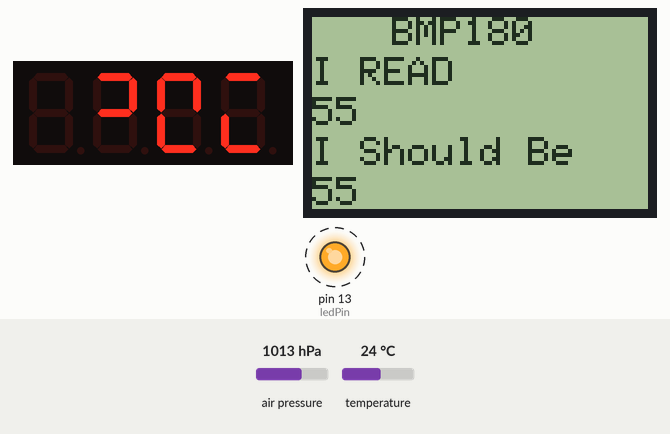
This sketch was run on a simulated Arduino Pro Mini, built with avr-gcc and run on an emulated ATmega328P. On the bench: 4-digit seven-segment display, 84×48 one-colour display, output pins drawn as LEDs (lit = HIGH). Wiring (inferred from the names in the program): HT16K33 LED driver at I2C address 0x70; BMP180 pressure sensor at I2C address 0x77. Dashed ring = blinking. The test bench sets the inputs (shaded band); at power-on: air pressure 1013 hPa, temperature 24 °C. What the sketch prints to the serial monitor is not drawn.

Above: at 2.2 s.
3.3 s: air pressure set to 952 hPa
At 4.6 s:
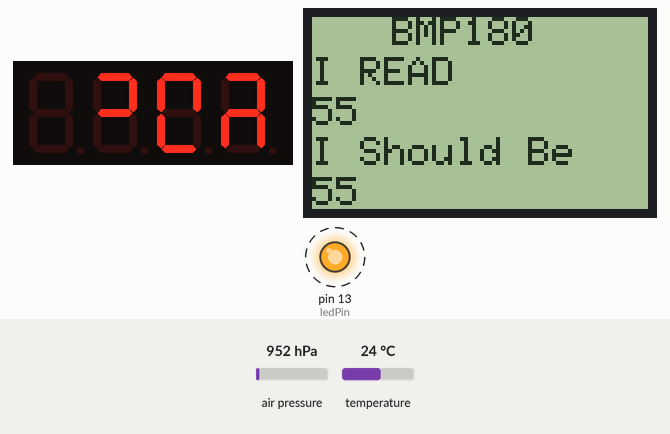
6.3 s: temperature set to 12 °C
At 6.9 s:
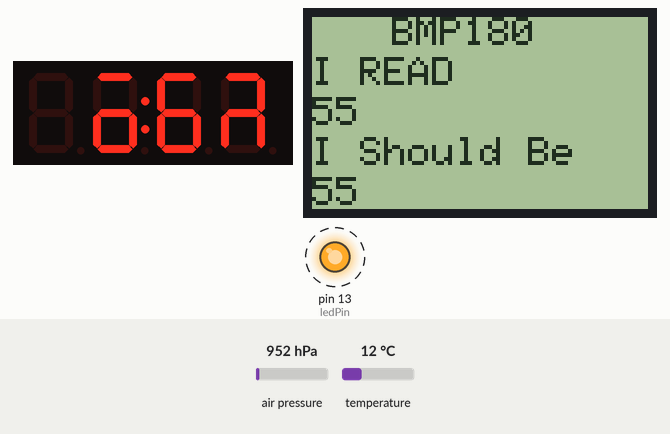
9.3 s: air pressure set to 1000 hPa
At 11.2 s:
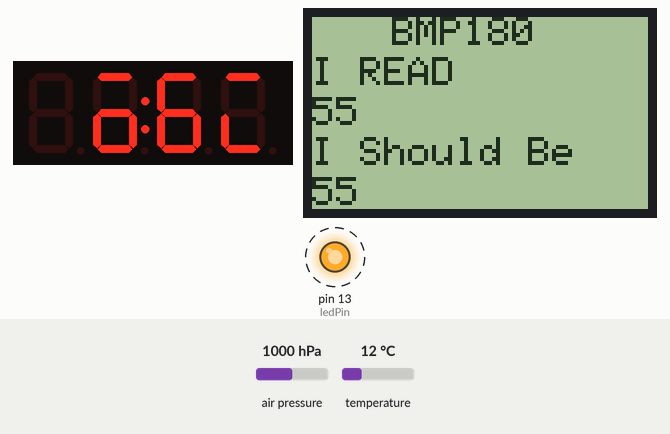
12.3 s: temperature set to 19 °C
At 15.2 s:
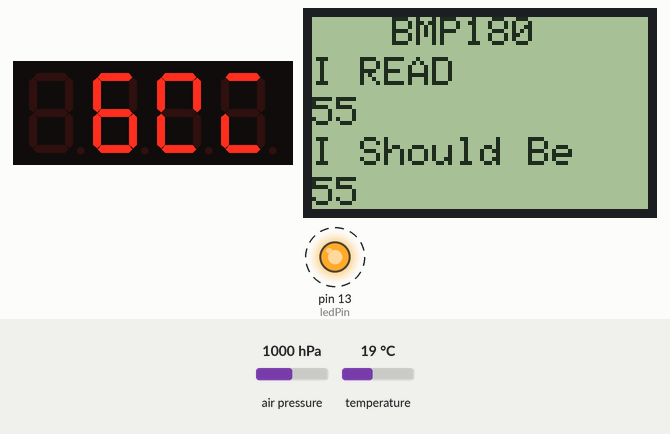
15.3 s: air pressure set to 975 hPa
At 16.7 s:
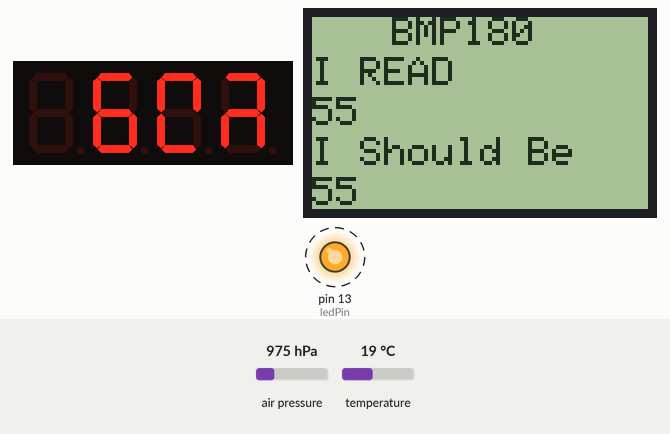
18.3 s: temperature set to 28 °C
At 18.8 s:
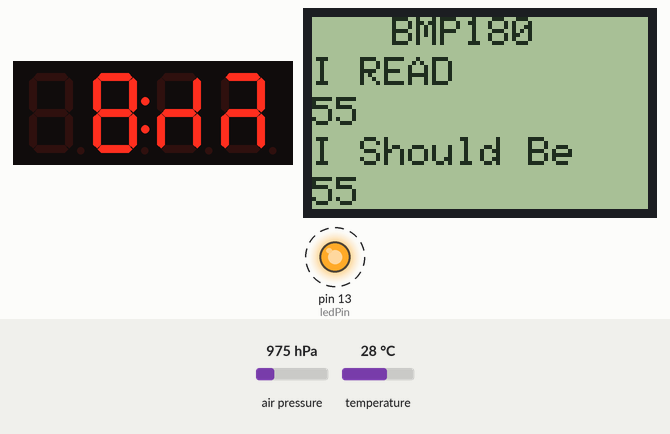
Timing chart, 0 to 22.3 s (numbered marks = the images above; inputs shaded):
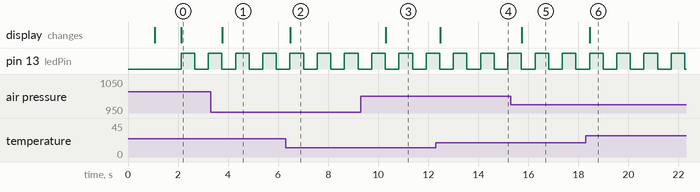

Measured:
- after the input at 3.3 s, the display: changes after 0.47 s (image 1)
- after the input at 6.3 s, the display: changes after 0.19 s (image 2)
- after the input at 9.3 s, the display: changes after 1.0 s (image 3)
- after the input at 12.3 s, the display: changes after 0.17 s (image 4)
- after the input at 15.3 s, the display: changes after 0.44 s (image 5)
- after the input at 18.3 s, the display: changes after 0.16 s (image 6)
- by itself, pin 13 (ledPin): alternates HIGH for 0.54 s and LOW for 0.54 s

The sketch:

BMP180.ino
```cpp
// (licence header left out)
#include "Wire.h"
#include "SPI.h"
#include <Adafruit_GFX.h>
#include <Adafruit_PCD8544.h>

// Using NOKIA 5110 monochrome 84 x 48 pixel display
// pin 9 - Serial clock out (SCLK)
// pin 8 - Serial data out (DIN)
// pin 7 - Data/Command select (D/C)
// pin 5 - LCD chip select (CS)
// pin 6 - LCD reset (RST)
Adafruit_PCD8544 display = Adafruit_PCD8544(9, 8, 7, 5, 6);

#define BMP180_ADDRESS          0x77  // I2C address of BMP180
#define BMP180_WHO_AM_I         0xD0  // WHO_AM_I id of BMP180, should return 0x55
#define BMP180_RESET            0xE0
#define BMP180_CONTROL          0xF4
#define BMP180_OUT_MSB          0xF6
#define BMP180_OUT_LSB          0xF7
#define BMP180_OUT_XLSB         0xF8

#define HT16K33_ADDRESS         0x70
#define HT16K33_ON              0x21  // Commands
#define HT16K33_STANDBY         0x20
#define HT16K33_DISPLAYON       0x81
#define HT16K33_DISPLAYOFF      0x80
#define HT16K33_BLINKON         0x85 // Blink is off (00), 2 Hz (01), 1 Hz (10), or 0.5 Hz (11) for bits (21)
#define HT16K33_BLINKOFF        0x81
#define HT16K33_DIM             0xE0 | 0x08  // Set brihtness from 1/16 (0x00) to 16/16 (0xFF)

// Arrangement for display 1 (4 digit bubble display)
//
//               a = A0
//             _________
//            |         |
//   f = A2   |  g = A4 | b = A1
//            |_________|
//            |         |
//   e = A5   |         | c = A6
//            |_________|
//               d = A3        DP = A7


static const byte numberTable[] =
{
  0x6F, // 0 = 0
  0x42, // 1 = 1, etc
  0x3B, // 2
  0x5B, // 3
  0x56, // 4
  0x5D, // 5
  0x7D, // 6
  0x43, // 7
  0x7F, // 8
  0x57, // 9
  0x80, // decimal point
  0x00, // blank
  0x10, // minus sign
};

#define display1 1
#define display2 2
#define display3 3
#define display4 4

enum OSS {  // BMP-085 sampling rate
  OSS_0 = 0,  // 4.5 ms conversion time
  OSS_1,      // 7.5
  OSS_2,      // 13.5
  OSS_3       // 25.5
};

// Specify sensor parameters
uint8_t OSS = OSS_3;           // maximum pressure resolution

// These are constants used to calulate the temperature and pressure from the BMP-085 sensor
int16_t ac1, ac2, ac3, b1, b2, mb, mc, md, b5;
uint16_t ac4, ac5, ac6;
float temperature, pressure, temppress, altitude;
uint32_t delt_t, count, tempcount;

// Pin definitions
int intPin = 12;  // These can be changed, 2 and 3 are the Arduinos ext int pins
int ledPin = 13;  // These can be changed, 2 and 3 are the Arduinos ext int pins

void setup()
{
  Wire.begin();
//  TWBR = 12;  // 400 kbit/sec I2C speed
  Serial.begin(38400);

  // Set up the interrupt pin, its set as active high, push-pull
  pinMode(intPin, INPUT);
  digitalWrite(intPin, LOW);
  pinMode(ledPin, OUTPUT);
  digitalWrite(ledPin, LOW);

  initHT16K33();          // initialize bubble display
  clearDsplay(display1);  // clear bubble display1
  clearDsplay(display2);  // clear bubble display2
  clearDsplay(display3);  // clear bubble display1
  clearDsplay(display4);  // clear bubble display2

  display.begin(); // Initialize the display
  display.setContrast(55); // Set the contrast
  display.setRotation(0); //  0 or 2) width = width, 1 or 3) width = height, swapped etc.

// Start device display with ID of sensor
  display.clearDisplay();
  display.setTextSize(2);
  display.setCursor(10,0); display.print("GY-80");
  display.setTextSize(1);
  display.setCursor(0, 20); display.print("10 DOF 10-bit");
  display.setCursor(0, 30); display.print("sensor fusion");
  display.setCursor(20,40); display.print("AHRS");
  display.display();
  delay(1000);

// Set up for data display
  display.setTextSize(1); // Set text size to normal, 2 is twice normal etc.
  display.setTextColor(BLACK); // Set pixel color; 1 on the monochrome screen

  // Read the WHO_AM_I register of the BMP-180, this is a good test of communication
  uint8_t c = readByte(BMP180_ADDRESS, BMP180_WHO_AM_I);  // Read WHO_AM_I register A for BMP-180
  display.clearDisplay();   // clears the screen and buffer
  display.setCursor(20,0);  display.print("BMP180");
  display.setCursor(0,10);  display.print("I READ");
  display.setCursor( 0,20); display.print(c, HEX);
  display.setCursor(0,30);  display.print("I Should Be");
  display.setCursor(0,40);  display.print(0x55, HEX);
  display.display();
  delay(1000);

  if (c = 0x55) // WHO_AM_I must be 0x55 (BMP-180 id) to proceed
  {
    Serial.println("BMP180 is online...");
 // Initialize devices for active mode read of pressure and temperature
    BMP180Calibration();
    Serial.println("BMP-180 calibration completed....");
  }
  else
  {
  display.clearDisplay();
  display.setCursor(0, 20); display.print("No Connection");
  display.setCursor(20, 40); display.print("to BMP-180!");
  display.display();
  while(1) ; // Loop forever if communication doesn't happen
  }
}

void loop()
{
    // Average over the display duty cycle to get the best pressure and altitude resolution
    temperature = (float)BMP180GetTemperature()/10.;  // Get temperature from BMP-180 in degrees C
    temppress += (float)BMP180GetPressure();          // Get pressure from BMP-180 in Pa
    tempcount++;

    // Serial print and/or display at 0.5 s rate independent of data rates
    delt_t = millis() - count;
    if (delt_t > 500) { // update LCD once per half-second independent of read rate

    digitalWrite(ledPin, !digitalRead(ledPin));

    pressure = temppress/tempcount;  // use average pressure for reading to get ultra-high resolution
    temperature = temperature*9./5. + 32.;                          // convert to Fahrenheit
    altitude = 44330.*( 1. - pow((pressure/101325.0), (1./5.255))); // Calculate altitude in meters

    writeFloat(display1, temperature, 1);             // display temperature in degrees Fahrenheit to bubble display
    writeFloat(display2, pressure/1000, 2);           // display pressure in mPa to bubble display
    writeFloat(display3, altitude, 1);                // display altitude in meters to bubble display
    writeFloat(display4, altitude*3.281, 1);          // display altitude in feet to bubble display

    Serial.print("Temperature is "); Serial.print(temperature, 2); Serial.println(" C");
    Serial.print("Pressure is "); Serial.print(pressure, 2); Serial.println(" Pa");
    Serial.print("Altitude is "); Serial.print(altitude, 2); Serial.println(" m");
    Serial.print("Altitude is "); Serial.print(altitude*3.281, 2); Serial.println(" ft");
    Serial.println("");
 //   Serial.print(temperature); Serial.print(","); Serial.print(pressure); Serial.print(","); Serial.println(altitude);

    count = millis();
    temppress = 0;
    tempcount = 0;
    }
}

//===================================================================================================================
//====== Set of useful function to access pressure and temperature data
//===================================================================================================================

// Stores all of the BMP180's calibration values into global variables
// Calibration values are required to calculate temp and pressure
// This function should be called at the beginning of the program
// These BMP-180 functions were adapted from Jim Lindblom of SparkFun Electronics
void BMP180Calibration()
{
  ac1 = readByte(BMP180_ADDRESS, 0xAA) << 8 | readByte(BMP180_ADDRESS, 0xAB);
  ac2 = readByte(BMP180_ADDRESS, 0xAC) << 8 | readByte(BMP180_ADDRESS, 0xAD);
  ac3 = readByte(BMP180_ADDRESS, 0xAE) << 8 | readByte(BMP180_ADDRESS, 0xAF);
  ac4 = readByte(BMP180_ADDRESS, 0xB0) << 8 | readByte(BMP180_ADDRESS, 0xB1);
  ac5 = readByte(BMP180_ADDRESS, 0xB2) << 8 | readByte(BMP180_ADDRESS, 0xB3);
  ac6 = readByte(BMP180_ADDRESS, 0xB4) << 8 | readByte(BMP180_ADDRESS, 0xB5);
  b1  = readByte(BMP180_ADDRESS, 0xB6) << 8 | readByte(BMP180_ADDRESS, 0xB7);
  b2  = readByte(BMP180_ADDRESS, 0xB8) << 8 | readByte(BMP180_ADDRESS, 0xB9);
  mb  = readByte(BMP180_ADDRESS, 0xBA) << 8 | readByte(BMP180_ADDRESS, 0xBB);
  mc  = readByte(BMP180_ADDRESS, 0xBC) << 8 | readByte(BMP180_ADDRESS, 0xBD);
  md  = readByte(BMP180_ADDRESS, 0xBE) << 8 | readByte(BMP180_ADDRESS, 0xBF);
}

  // Temperature returned will be in units of 0.1 deg C
  int16_t BMP180GetTemperature()
  {
  int16_t ut = 0;
  writeByte(BMP180_ADDRESS, BMP180_CONTROL, 0x2E); // start temperature measurement
  delay(5);
  uint8_t rawData[2] = {0, 0};
  readBytes(BMP180_ADDRESS, 0xF6, 2, &rawData[0]); // read raw temperature measurement
  ut = (int16_t)(((int16_t) rawData[0] << 8) | rawData[1]);

 long x1, x2;

  x1 = (((long)ut - (long)ac6)*(long)ac5) >> 15;
  x2 = ((long)mc << 11)/(x1 + md);
  b5 = x1 + x2;

  return  ((b5 + 8)>>4);
}

// Calculate pressure read calibration values
// b5 is also required so BMP180GetTemperature() must be called first.
// Value returned will be pressure in units of Pa.
long BMP180GetPressure()
{
  long up = 0;
  writeByte(BMP180_ADDRESS, BMP180_CONTROL, 0x34 | OSS << 6); // Configure pressure measurement for highest resolution
  delay(5 + 7*OSS); // delay 5 ms at lowest resolution, 26 ms at highest
  uint8_t rawData[3] = {0, 0, 0};
  readBytes(BMP180_ADDRESS, BMP180_OUT_MSB, 3, &rawData[0]); // read raw pressure measurement of 19 bits
  up = (((long) rawData[0] << 16) | ((long)rawData[1] << 8) | rawData[2]) >> (8 - OSS);

  long x1, x2, x3, b3, b6, p;
  unsigned long b4, b7;

  b6 = b5 - 4000;
  // Calculate B3
  x1 = (b2 * (b6 * b6)>>12)>>11;
  x2 = (ac2 * b6)>>11;
  x3 = x1 + x2;
  b3 = (((((long)ac1)*4 + x3)<<OSS) + 2)>>2;

  // Calculate B4
  x1 = (ac3 * b6)>>13;
  x2 = (b1 * ((b6 * b6)>>12))>>16;
  x3 = ((x1 + x2) + 2)>>2;
  b4 = (ac4 * (unsigned long)(x3 + 32768))>>15;

  b7 = ((unsigned long)(up - b3) * (50000>>OSS));
  if (b7 < 0x80000000)
    p = (b7<<1)/b4;
  else
    p = (b7/b4)<<1;

  x1 = (p>>8) * (p>>8);
  x1 = (x1 * 3038)>>16;
  x2 = (-7357 * p)>>16;
  p += (x1 + x2 + 3791)>>4;

  return p;
}

//++++++++++++++++++++++++++++++++++++++++++++++++++++++++++++++++++++++++++++++++++++++++++++++++++++++++++++++++++++++++++++
//++ Useful Display Functions++
//++++++++++++++++++++++++++++++++++++++++++++++++++++++++++++++++++++++++++++++++++++++++++++++++++++++++++++++++++++++++++++

 // Wire.h read and write protocols
 void writeByte(uint8_t address, uint8_t subAddress, uint8_t data)
{
	Wire.beginTransmission(address);  // Initialize the Tx buffer
	Wire.write(subAddress);           // Put slave register address in Tx buffer
	Wire.write(data);                 // Put data in Tx buffer
	Wire.endTransmission();           // Send the Tx buffer
}

  uint8_t readByte(uint8_t address, uint8_t subAddress)
{
	uint8_t data; // `data` will store the register data
	Wire.beginTransmission(address);         // Initialize the Tx buffer
	Wire.write(subAddress);	                 // Put slave register address in Tx buffer
	Wire.endTransmission(false);             // Send the Tx buffer, but send a restart to keep connection alive
	Wire.requestFrom(address, (uint8_t) 1);  // Read one byte from slave register address
	data = Wire.read();                      // Fill Rx buffer with result
	return data;                             // Return data read from slave register
}

 void readBytes(uint8_t address, uint8_t subAddress, uint8_t count, uint8_t * dest)
{
	Wire.beginTransmission(address);   // Initialize the Tx buffer
	Wire.write(subAddress);            // Put slave register address in Tx buffer
	Wire.endTransmission(false);       // Send the Tx buffer, but send a restart to keep connection alive
	uint8_t i = 0;
        Wire.requestFrom(address, count);  // Read bytes from slave register address
	while (Wire.available()) {
        dest[i++] = Wire.read(); }         // Put read results in the Rx buffer
}
```

HT16K33.ino
```cpp
//++++++++++++++++++++++++++++++++++++++++++++++++++++++++++++++++++++++++++++++++++++++++++++++++++++++++++++++++++++++++++++
//++ Useful Bubble Display Functions++
//++++++++++++++++++++++++++++++++++++++++++++++++++++++++++++++++++++++++++++++++++++++++++++++++++++++++++++++++++++++++++++

void writeInteger(uint8_t dsply, int data)
{
  char string[10] = "";                             // define character array to hold the digits
  itoa(data, string);                               // get ascii character string representation of the integer to be displayed
  uint8_t length = strlen(string);                  // get the length of the string; number of digits in integer
  uint8_t blanks = 4 - length;                      // how many blanks do we have?

  if (length > 4) return;                           // if length greater than 4 digits we can't display on a four-digit display!

  for (uint8_t digit = 0; digit < blanks; digit++)  // scroll through each digit to determine what to write to the display
  {
      writeDigit(dsply, digit + 1, 11, 0);          // clear digit wherever there are blanks
  }

  for (uint8_t digit = 0; digit < 4; digit++)       // scroll through each digit to determine what to write to the display
  {
      char ch = string[digit];                      // get the ascii character of the next string segment

      if (ch == '-') {
      writeDigit(dsply, digit + 1 + blanks, 12, 0); // check if negative sign needed
      }
      else {                                        // character must be a digit
      ch -= '0';                                    // convert it to an integer
      writeDigit(dsply, digit + 1 + blanks, ch, 0); // write it to the display; right justify the integer
      }
  }
}

void writeFloat(uint8_t dsply, float data, uint8_t dp)
{
  char string[10] = "";  // define character array to hold the digits
  int datanew = 0;

  switch (dp)
  {
    case 0:
    datanew = (int )(1.*data);
    break;

    case 1:
    datanew = (int )(10.*data);
    break;

    case 2:
    datanew = (int )(100.*data);
    break;

    case 3:
    datanew = (int )(1000.*data);
    break;
   }


  itoa(datanew, string);                                    // get ascii character string representation of the integer to be displayed
  uint8_t length = strlen(string);                          // get the length of the string; number of digits in integer
  uint8_t blanks = 4 - length;                              // how many blanks do we have?

  if (length > 4) return;                                   // if length greater than 4 digits we can't display on a four-digit display!

// scroll through each digit to determine what to write to the display
for (uint8_t digit = 0; digit < blanks; digit++)            // first the blanks
  {
          if( (digit + 1) == (4 - dp) ) {                   // handle special case where blank coincides with decimal point
            writeDigit(dsply, digit + 1, 0, 0x80);          // add leading zero before decimal place
          }
          else {
            writeDigit(dsply, digit + 1, 11, 0x00);         // otherwise clear digit wherever there are blanks
          }
  }

  for (uint8_t digit = 0; digit < 4; digit++)               // now the characters to determine what to write to the display
  {
      char ch = string[digit];                              // get the ascii character of the next string segment

      if (ch == '-') {
        if((digit + 1 + blanks) == (4 - dp) ) {
          writeDigit(dsply, digit + 1 + blanks,  0, 0x80);  // check if negative sign needed, add a decimal point
          writeDigit(dsply, digit + 0 + blanks, 12, 0x00);  // add a leading zero
        }
        else {
          writeDigit(dsply, digit + 1 + blanks, 12, 0x00);  // check if negative sign needed, no decimal point
        }
        }
      else  {                                               // character must be a digit
        ch -= '0';                                          // convert it to an integer
        if((digit + 1 + blanks) == (4 - dp) ) {
          writeDigit(dsply, digit + 1 + blanks, ch, 0x80);  // write it to the display with decimal point; right justify the integer
        }
        else {
          writeDigit(dsply, digit + 1 + blanks, ch, 0x00);  // write it to the display; right justify the integer
        }
     }
  }
}


void writeDigit(uint8_t dsply, uint8_t digit, uint8_t data, uint8_t dp)
{
if(dsply == 1) {
  digit = (digit - 1)*2 + 0;
}
if(dsply == 2) {
  digit = (digit - 1)*2 + 8 ;
}
if(dsply == 3) {
  digit = (digit - 1)*2 + 1;
}
if(dsply == 4) {
  digit = (digit - 1)*2 + 9;
}
writeByte(HT16K33_ADDRESS, digit, numberTable[data] | dp);
}


void clearDsplay(int dsply)
{
  for(int i = 0; i < 8; i++)  {
  writeDigit(dsply, i, 11, 0);  // Clear display, 11 is blank in the numberTable above
  }
}


void initHT16K33()
{
  writeCommand(HT16K33_ADDRESS, HT16K33_ON);         // Turn on system oscillator
  writeCommand(HT16K33_ADDRESS, HT16K33_DISPLAYON);  // Display on
  writeCommand(HT16K33_ADDRESS, HT16K33_DIM);        // Set brightness

}


void blinkHT16K33(int time)
{
  writeCommand(HT16K33_ADDRESS, HT16K33_BLINKON);  // Turn on blink
  delay(1000*time);
  writeCommand(HT16K33_ADDRESS, HT16K33_BLINKOFF);  // Turn on blink
}


 /* itoa:  convert n to characters in s */
 void itoa(int n, char s[])
 {
     int i, sign;

     if ((sign = n) < 0)  /* record sign */
         n = -n;          /* make n positive */
     i = 0;
     do {       /* generate digits in reverse order */
         s[i++] = n % 10 + '0';   /* get next digit */
     } while ((n /= 10) > 0);     /* delete it */
     if (sign < 0)
         s[i++] = '-';
     s[i] = '\0';
     reverse(s);
 }

 /* reverse:  reverse string s in place */
 void reverse(char s[])
 {
     int i, j;
     char c;

     for (i = 0, j = strlen(s)-1; i<j; i++, j--) {
         c = s[i];
         s[i] = s[j];
         s[j] = c;
     }
 }

        // Wire.h read and write protocols
        void writeCommand(uint8_t address, uint8_t command)
  {
	Wire.beginTransmission(address);  // Initialize the Tx buffer
	Wire.write(command);              // Put command in Tx buffer
	Wire.endTransmission();           // Send the Tx buffer
}
```
